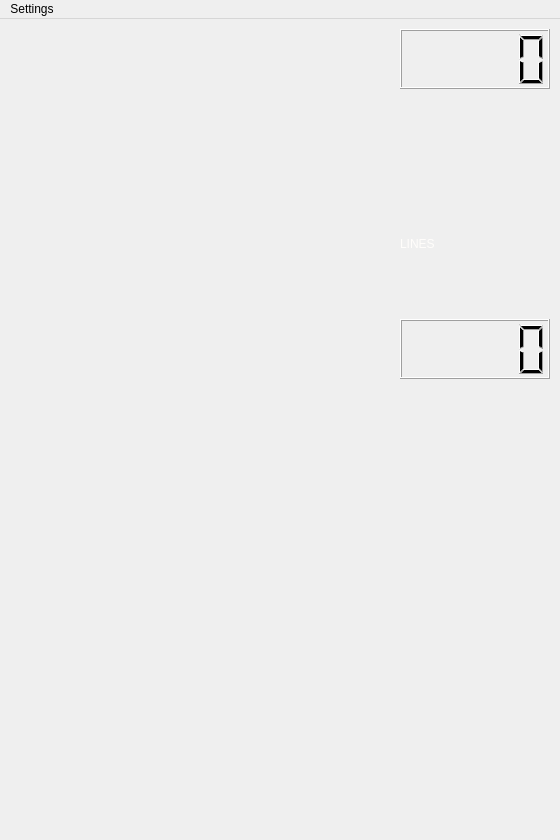
<?xml version="1.0" encoding="UTF-8"?>
<ui version="4.0">
 <class>MainWindow</class>
 <widget class="QMainWindow" name="MainWindow">
  <property name="geometry">
   <rect>
    <x>0</x>
    <y>0</y>
    <width>560</width>
    <height>840</height>
   </rect>
  </property>
  <property name="windowTitle">
   <string>MainWindow</string>
  </property>
  <widget class="QWidget" name="centralWidget">
   <widget class="QLCDNumber" name="points">
    <property name="geometry">
     <rect>
      <x>400</x>
      <y>10</y>
      <width>150</width>
      <height>60</height>
     </rect>
    </property>
    <property name="styleSheet">
     <string notr="true">
font: 22pt &quot;MS Shell Dlg 2&quot;;</string>
    </property>
   </widget>
   <widget class="QLabel" name="label">
    <property name="geometry">
     <rect>
      <x>400</x>
      <y>200</y>
      <width>150</width>
      <height>50</height>
     </rect>
    </property>
    <property name="styleSheet">
     <string notr="true">font: 25 16pt &quot;Perpetua Titling MT&quot;;
color: rgb(255, 253, 251);</string>
    </property>
    <property name="text">
     <string>LINES</string>
    </property>
   </widget>
   <widget class="QLCDNumber" name="Lines">
    <property name="geometry">
     <rect>
      <x>400</x>
      <y>300</y>
      <width>150</width>
      <height>60</height>
     </rect>
    </property>
   </widget>
  </widget>
  <widget class="QMenuBar" name="menuBar">
   <property name="geometry">
    <rect>
     <x>0</x>
     <y>0</y>
     <width>560</width>
     <height>26</height>
    </rect>
   </property>
   <widget class="QMenu" name="gameSettings">
    <property name="title">
     <string>Settings</string>
    </property>
    <widget class="QMenu" name="Style">
     <property name="title">
      <string>Style</string>
     </property>
     <addaction name="Dark"/>
     <addaction name="Light"/>
     <addaction name="Indian"/>
     <addaction name="Special"/>
    </widget>
    <widget class="QMenu" name="menuTile_Type">
     <property name="title">
      <string>Tile Type</string>
     </property>
     <addaction name="Square"/>
     <addaction name="RoundSquare"/>
     <addaction name="Circle"/>
    </widget>
    <addaction name="Style"/>
    <addaction name="menuTile_Type"/>
   </widget>
   <addaction name="gameSettings"/>
  </widget>
  <action name="Dark">
   <property name="text">
    <string>Dark</string>
   </property>
  </action>
  <action name="Light">
   <property name="text">
    <string>Light</string>
   </property>
  </action>
  <action name="Indian">
   <property name="text">
    <string>Indian</string>
   </property>
  </action>
  <action name="Special">
   <property name="text">
    <string>Special</string>
   </property>
  </action>
  <action name="Square">
   <property name="text">
    <string>Square</string>
   </property>
  </action>
  <action name="RoundSquare">
   <property name="text">
    <string>RoundSquare</string>
   </property>
  </action>
  <action name="Circle">
   <property name="text">
    <string>Circle</string>
   </property>
  </action>
 </widget>
 <layoutdefault spacing="6" margin="11"/>
 <resources/>
 <connections/>
</ui>
